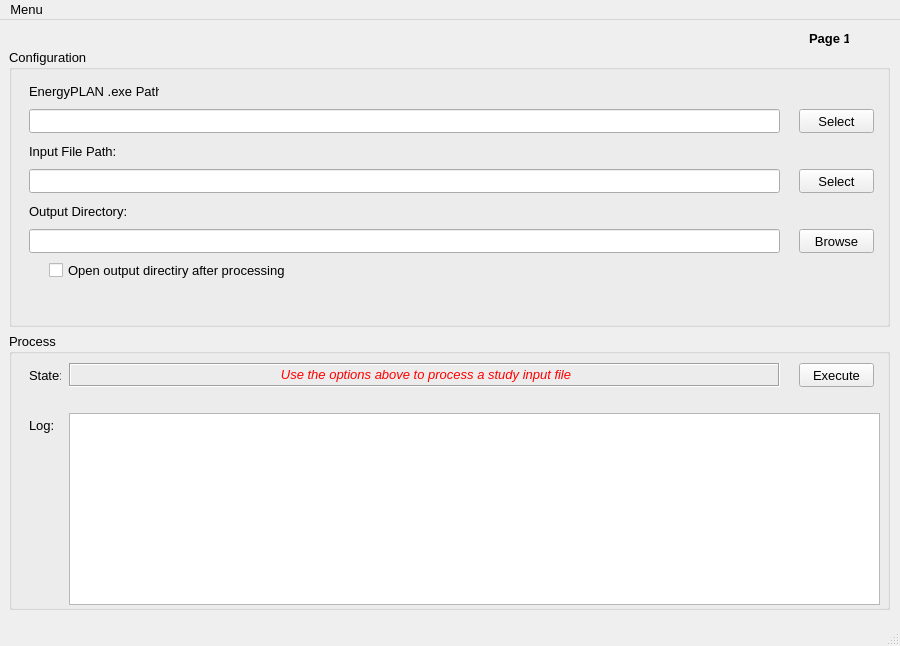
<?xml version="1.0" encoding="UTF-8"?>
<ui version="4.0">
 <class>MainWindow</class>
 <widget class="QMainWindow" name="MainWindow">
  <property name="geometry">
   <rect>
    <x>0</x>
    <y>0</y>
    <width>900</width>
    <height>646</height>
   </rect>
  </property>
  <property name="minimumSize">
   <size>
    <width>900</width>
    <height>646</height>
   </size>
  </property>
  <property name="maximumSize">
   <size>
    <width>900</width>
    <height>646</height>
   </size>
  </property>
  <property name="font">
   <font>
    <pointsize>10</pointsize>
   </font>
  </property>
  <property name="windowTitle">
   <string>EnergyPLAN Visuzalizer</string>
  </property>
  <widget class="QWidget" name="centralwidget">
   <widget class="QStackedWidget" name="stackedWidget">
    <property name="geometry">
     <rect>
      <x>9</x>
      <y>9</y>
      <width>881</width>
      <height>581</height>
     </rect>
    </property>
    <property name="frameShape">
     <enum>QFrame::NoFrame</enum>
    </property>
    <property name="frameShadow">
     <enum>QFrame::Plain</enum>
    </property>
    <widget class="QWidget" name="page_1">
     <widget class="QLabel" name="lbl_pg1">
      <property name="geometry">
       <rect>
        <x>800</x>
        <y>0</y>
        <width>40</width>
        <height>18</height>
       </rect>
      </property>
      <property name="font">
       <font>
        <pointsize>10</pointsize>
        <italic>false</italic>
        <bold>true</bold>
        <underline>false</underline>
       </font>
      </property>
      <property name="text">
       <string>Page 1</string>
      </property>
     </widget>
     <widget class="QWidget" name="">
      <property name="geometry">
       <rect>
        <x>0</x>
        <y>20</y>
        <width>881</width>
        <height>561</height>
       </rect>
      </property>
      <layout class="QVBoxLayout" name="verticalLayout">
       <item>
        <widget class="QGroupBox" name="groupBox_1">
         <property name="font">
          <font>
           <pointsize>10</pointsize>
           <bold>false</bold>
          </font>
         </property>
         <property name="title">
          <string>Configuration</string>
         </property>
         <property name="flat">
          <bool>true</bool>
         </property>
         <widget class="QLabel" name="label">
          <property name="geometry">
           <rect>
            <x>20</x>
            <y>30</y>
            <width>130</width>
            <height>24</height>
           </rect>
          </property>
          <property name="text">
           <string>EnergyPLAN .exe Path:</string>
          </property>
         </widget>
         <widget class="QLineEdit" name="lineEdit">
          <property name="geometry">
           <rect>
            <x>20</x>
            <y>60</y>
            <width>751</width>
            <height>24</height>
           </rect>
          </property>
         </widget>
         <widget class="QPushButton" name="pushButton">
          <property name="geometry">
           <rect>
            <x>790</x>
            <y>60</y>
            <width>75</width>
            <height>24</height>
           </rect>
          </property>
          <property name="text">
           <string>Select</string>
          </property>
         </widget>
         <widget class="QLabel" name="label_2">
          <property name="geometry">
           <rect>
            <x>20</x>
            <y>90</y>
            <width>130</width>
            <height>24</height>
           </rect>
          </property>
          <property name="text">
           <string>Input File Path:</string>
          </property>
         </widget>
         <widget class="QPushButton" name="pushButton_2">
          <property name="geometry">
           <rect>
            <x>790</x>
            <y>120</y>
            <width>75</width>
            <height>24</height>
           </rect>
          </property>
          <property name="text">
           <string>Select</string>
          </property>
         </widget>
         <widget class="QLineEdit" name="lineEdit_2">
          <property name="geometry">
           <rect>
            <x>20</x>
            <y>120</y>
            <width>751</width>
            <height>24</height>
           </rect>
          </property>
         </widget>
         <widget class="QLabel" name="label_3">
          <property name="geometry">
           <rect>
            <x>20</x>
            <y>150</y>
            <width>130</width>
            <height>24</height>
           </rect>
          </property>
          <property name="text">
           <string>Output Directory:</string>
          </property>
         </widget>
         <widget class="QPushButton" name="pushButton_3">
          <property name="geometry">
           <rect>
            <x>790</x>
            <y>180</y>
            <width>75</width>
            <height>24</height>
           </rect>
          </property>
          <property name="text">
           <string>Browse</string>
          </property>
         </widget>
         <widget class="QLineEdit" name="lineEdit_3">
          <property name="geometry">
           <rect>
            <x>20</x>
            <y>180</y>
            <width>751</width>
            <height>24</height>
           </rect>
          </property>
         </widget>
         <widget class="QCheckBox" name="checkBox">
          <property name="geometry">
           <rect>
            <x>40</x>
            <y>210</y>
            <width>247</width>
            <height>22</height>
           </rect>
          </property>
          <property name="text">
           <string>Open output directiry after processing</string>
          </property>
         </widget>
        </widget>
       </item>
       <item>
        <widget class="QGroupBox" name="groupBox_2">
         <property name="title">
          <string>Process</string>
         </property>
         <property name="flat">
          <bool>true</bool>
         </property>
         <widget class="QLabel" name="label_4">
          <property name="geometry">
           <rect>
            <x>20</x>
            <y>30</y>
            <width>32</width>
            <height>24</height>
           </rect>
          </property>
          <property name="text">
           <string>State:</string>
          </property>
         </widget>
         <widget class="QTextBrowser" name="textBrowser">
          <property name="geometry">
           <rect>
            <x>60</x>
            <y>80</y>
            <width>811</width>
            <height>192</height>
           </rect>
          </property>
          <property name="source">
           <url>
            <string>file:///</string>
           </url>
          </property>
         </widget>
         <widget class="QLabel" name="label_5">
          <property name="geometry">
           <rect>
            <x>20</x>
            <y>80</y>
            <width>32</width>
            <height>24</height>
           </rect>
          </property>
          <property name="text">
           <string>Log:</string>
          </property>
         </widget>
         <widget class="QLabel" name="label_6">
          <property name="geometry">
           <rect>
            <x>60</x>
            <y>30</y>
            <width>711</width>
            <height>24</height>
           </rect>
          </property>
          <property name="frameShape">
           <enum>QFrame::Box</enum>
          </property>
          <property name="frameShadow">
           <enum>QFrame::Sunken</enum>
          </property>
          <property name="text">
           <string>&lt;html&gt;&lt;head/&gt;&lt;body&gt;&lt;p align=&quot;center&quot;&gt;&lt;span style=&quot; font-style:italic; color:#ff0000;&quot;&gt;Use the options above to process a study input file&lt;/span&gt;&lt;/p&gt;&lt;/body&gt;&lt;/html&gt;</string>
          </property>
         </widget>
         <widget class="QPushButton" name="pushButton_4">
          <property name="geometry">
           <rect>
            <x>790</x>
            <y>30</y>
            <width>75</width>
            <height>24</height>
           </rect>
          </property>
          <property name="text">
           <string>Execute</string>
          </property>
         </widget>
        </widget>
       </item>
      </layout>
     </widget>
    </widget>
    <widget class="QWidget" name="page_2">
     <widget class="QLabel" name="lbl_pg2">
      <property name="geometry">
       <rect>
        <x>800</x>
        <y>0</y>
        <width>40</width>
        <height>18</height>
       </rect>
      </property>
      <property name="font">
       <font>
        <pointsize>10</pointsize>
        <bold>true</bold>
        <underline>false</underline>
       </font>
      </property>
      <property name="text">
       <string>Page 2</string>
      </property>
     </widget>
     <widget class="QWidget" name="">
      <property name="geometry">
       <rect>
        <x>0</x>
        <y>20</y>
        <width>881</width>
        <height>561</height>
       </rect>
      </property>
      <layout class="QHBoxLayout" name="horizontalLayout">
       <item>
        <widget class="QGroupBox" name="groupBox_3">
         <property name="title">
          <string>Study 1</string>
         </property>
         <property name="flat">
          <bool>false</bool>
         </property>
         <widget class="QPushButton" name="pushButton_5">
          <property name="geometry">
           <rect>
            <x>170</x>
            <y>10</y>
            <width>40</width>
            <height>20</height>
           </rect>
          </property>
          <property name="text">
           <string>...</string>
          </property>
         </widget>
         <widget class="QLabel" name="label_7">
          <property name="geometry">
           <rect>
            <x>10</x>
            <y>30</y>
            <width>200</width>
            <height>24</height>
           </rect>
          </property>
          <property name="text">
           <string>&lt;html&gt;&lt;head/&gt;&lt;body&gt;&lt;p&gt;&lt;span style=&quot; font-style:italic; color:#ff0000;&quot;&gt;No Study Loaded&lt;/span&gt;&lt;/p&gt;&lt;/body&gt;&lt;/html&gt;</string>
          </property>
         </widget>
         <widget class="Line" name="line">
          <property name="geometry">
           <rect>
            <x>10</x>
            <y>50</y>
            <width>200</width>
            <height>10</height>
           </rect>
          </property>
          <property name="orientation">
           <enum>Qt::Horizontal</enum>
          </property>
         </widget>
         <widget class="QComboBox" name="comboBox">
          <property name="geometry">
           <rect>
            <x>10</x>
            <y>90</y>
            <width>191</width>
            <height>24</height>
           </rect>
          </property>
          <property name="editable">
           <bool>true</bool>
          </property>
          <property name="placeholderText">
           <string/>
          </property>
          <property name="frame">
           <bool>true</bool>
          </property>
          <property name="modelColumn">
           <number>1</number>
          </property>
         </widget>
        </widget>
       </item>
       <item>
        <widget class="QGroupBox" name="groupBox_4">
         <property name="title">
          <string>Study 2</string>
         </property>
        </widget>
       </item>
       <item>
        <widget class="QGroupBox" name="groupBox_5">
         <property name="title">
          <string>Study 3</string>
         </property>
        </widget>
       </item>
       <item>
        <widget class="QGroupBox" name="groupBox_6">
         <property name="title">
          <string>Study 4</string>
         </property>
        </widget>
       </item>
      </layout>
     </widget>
    </widget>
   </widget>
  </widget>
  <widget class="QMenuBar" name="menubar">
   <property name="geometry">
    <rect>
     <x>0</x>
     <y>0</y>
     <width>900</width>
     <height>24</height>
    </rect>
   </property>
   <widget class="QMenu" name="menuMenu">
    <property name="title">
     <string>Menu</string>
    </property>
   </widget>
   <addaction name="menuMenu"/>
  </widget>
  <widget class="QStatusBar" name="statusbar"/>
 </widget>
 <resources/>
 <connections/>
</ui>
